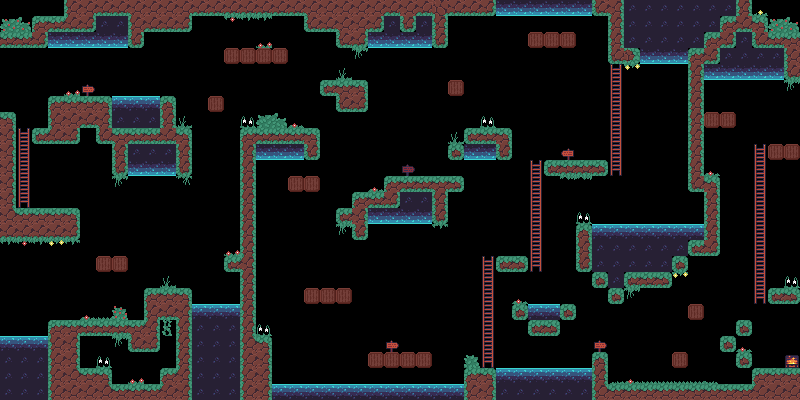

A 2D game scene composited from a Tiled map and its tileset images. What follows is a short description and the map's XML, with each tile layer's data collapsed to a summary:
An orthogonal 50x25 tile map with 16x16 px tiles, 4 tile layers (Agua, Escada, Decoracao2, Principal), 4 tilesets and 22 objects (13x Monstro, 5x shield, Player, Monstro , final).

<map version="1.10" tiledversion="1.11.2" orientation="orthogonal" renderorder="right-down" width="50" height="25" tilewidth="16" tileheight="16" infinite="0" nextlayerid="13" nextobjectid="82">
 <tileset firstgid="1" source="ColorfulAdventureAutotile.tsx" />
 <tileset firstgid="57" source="sheet.tsx" />
 <tileset firstgid="193" source="ColorfulAdventureAccesories.tsx" />
 <tileset firstgid="241" name=" Items" tilewidth="16" tileheight="16" tilecount="48" columns="6">
  <image source="Items.png" width="96" height="143" />
 </tileset>
 <layer id="2" name="Agua" width="50" height="25">
  <data>[1250 cells, 149 non-empty, 2 distinct tile ids]</data>
 </layer>
 <layer id="4" name="Escada" width="50" height="25">
  <data>[1250 cells, 36 non-empty, 3 distinct tile ids]</data>
 </layer>
 <layer id="3" name="Decoracao2" width="50" height="25">
  <data>[1250 cells, 64 non-empty, 24 distinct tile ids]</data>
 </layer>
 <objectgroup id="9" name="Entities">
  <object id="1" name="Player" x="59.8333" y="285.5">
   <point />
  </object>
  <object id="24" name="Monstro" x="48.1818" y="80" width="64" height="16.1818" />
  <object id="25" name="Monstro" x="544" y="144.125" width="63.875" height="16.125" />
  <object id="26" name="Monstro" x="607" y="366.75" width="143.75" height="15.5" />
  <object id="47" name="Monstro" x="551.727" y="32.1364">
   <point />
  </object>
  <object id="48" name="Monstro " x="232.545" y="46.5909">
   <point />
  </object>
  <object id="49" name="Monstro" x="166.682" y="282.773">
   <point />
  </object>
  <object id="50" name="Monstro" x="185.227" y="124.455">
   <point />
  </object>
  <object id="52" name="Monstro" x="430.045" y="175.682">
   <point />
  </object>
  <object id="53" name="Monstro" x="271.682" y="128">
   <point />
  </object>
  <object id="54" name="Monstro" x="785.091" y="287.773">
   <point />
  </object>
  <object id="55" name="Monstro" x="398.773" y="349.5">
   <point />
  </object>
  <object id="56" name="Monstro" x="310.5" y="177">
   <point />
  </object>
  <object id="57" name="Monstro" x="471" y="367.5">
   <point />
  </object>
  <object id="58" name="Monstro" x="567" y="304.5">
   <point />
  </object>
  <object id="62" x="504.5" y="252.5">
   <point />
  </object>
  <object id="79" name="final" gid="141" x="783.818" y="367.818" width="16" height="16" />
 </objectgroup>
 <objectgroup id="12" name="Items">
  <object id="70" name="shield" gid="261" x="207" y="92.5" width="16" height="16" />
  <object id="71" name="shield" gid="267" x="384" y="170.5" width="16" height="16" />
  <object id="72" name="shield" gid="255" x="448" y="75" width="16" height="16" />
  <object id="73" name="shield" gid="273" x="639" y="159.5" width="16" height="16" />
  <object id="74" name="shield" gid="279" x="737" y="383" width="16" height="16" />
 </objectgroup>
 <layer id="1" name="Principal" width="50" height="25">
  <data>[1250 cells, 280 non-empty, 34 distinct tile ids]</data>
 </layer>
</map>
